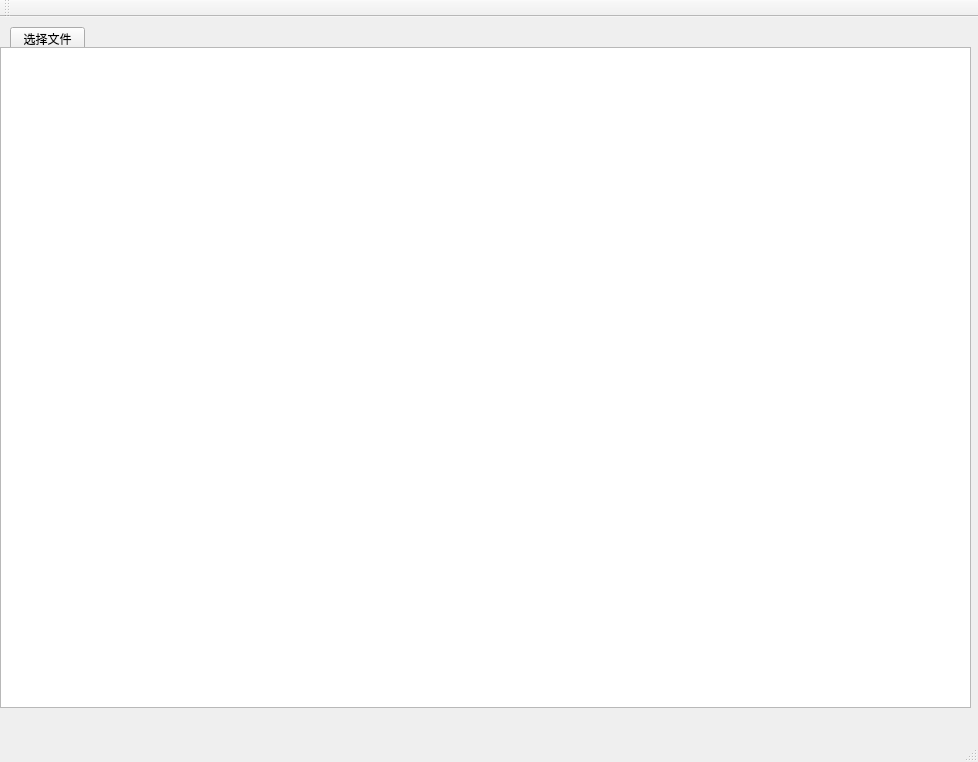
<?xml version="1.0" encoding="UTF-8"?>
<ui version="4.0">
 <class>StringTranserClass</class>
 <widget class="QMainWindow" name="StringTranserClass">
  <property name="geometry">
   <rect>
    <x>0</x>
    <y>0</y>
    <width>978</width>
    <height>762</height>
   </rect>
  </property>
  <property name="windowTitle">
   <string>StringTranser</string>
  </property>
  <widget class="QWidget" name="centralWidget">
   <widget class="QPushButton" name="pushButton">
    <property name="geometry">
     <rect>
      <x>10</x>
      <y>10</y>
      <width>75</width>
      <height>23</height>
     </rect>
    </property>
    <property name="text">
     <string>选择文件</string>
    </property>
   </widget>
   <widget class="QLabel" name="label">
    <property name="geometry">
     <rect>
      <x>30</x>
      <y>70</y>
      <width>181</width>
      <height>241</height>
     </rect>
    </property>
    <property name="text">
     <string/>
    </property>
   </widget>
   <widget class="QTextBrowser" name="textBrowser">
    <property name="geometry">
     <rect>
      <x>0</x>
      <y>30</y>
      <width>971</width>
      <height>661</height>
     </rect>
    </property>
   </widget>
  </widget>
  <widget class="QMenuBar" name="menuBar">
   <property name="geometry">
    <rect>
     <x>0</x>
     <y>0</y>
     <width>978</width>
     <height>23</height>
    </rect>
   </property>
  </widget>
  <widget class="QToolBar" name="mainToolBar">
   <attribute name="toolBarArea">
    <enum>TopToolBarArea</enum>
   </attribute>
   <attribute name="toolBarBreak">
    <bool>false</bool>
   </attribute>
  </widget>
  <widget class="QStatusBar" name="statusBar"/>
 </widget>
 <layoutdefault spacing="6" margin="11"/>
 <resources>
  <include location="StringTranser.qrc"/>
 </resources>
 <connections/>
</ui>
